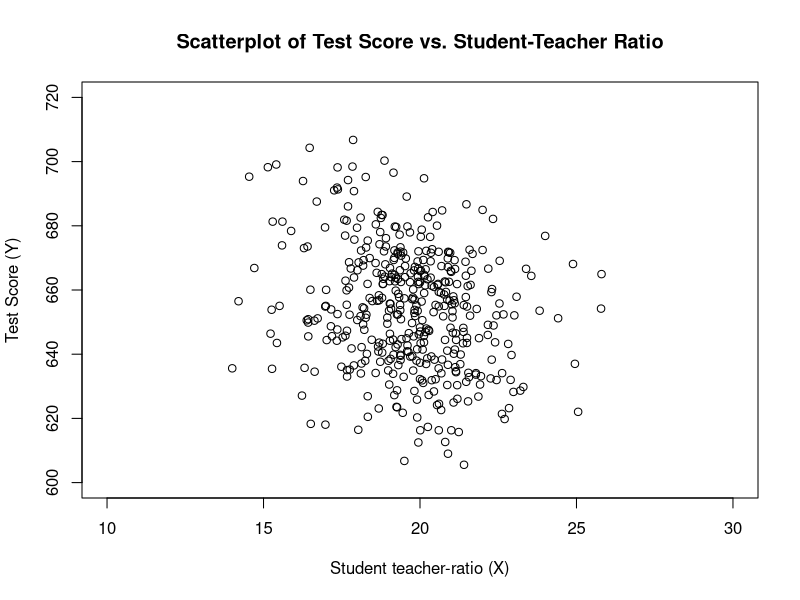
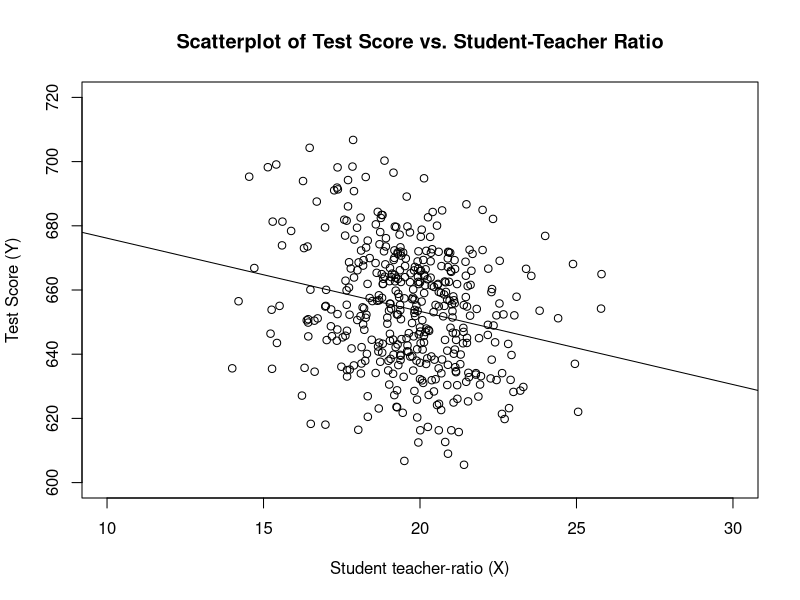
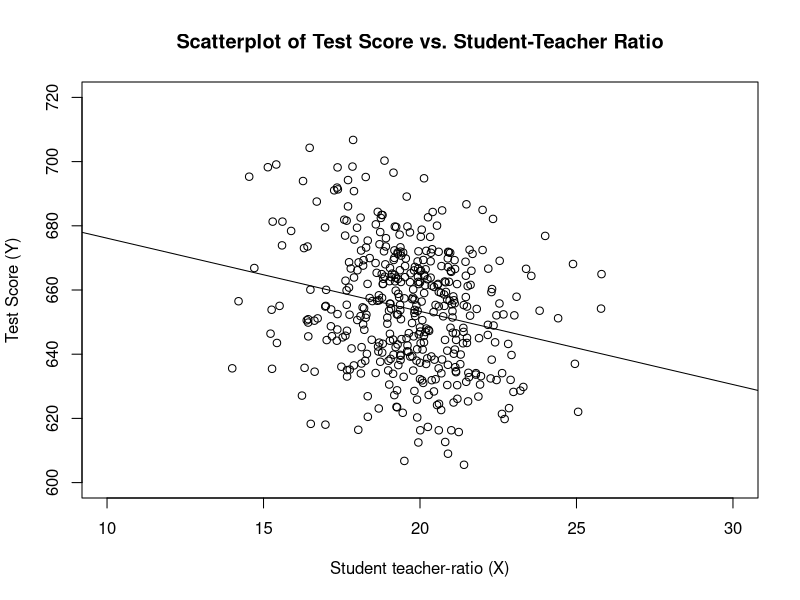

Write the R code that produced these figures, in order.
## ---- chunk 1
knitr::opts_chunk$set(echo = TRUE, warning = FALSE, message = FALSE)
## ---- chunk 2
library(AER)                                                    # contains the dataset 
data(CASchools) 

CASchools$tsratio  <- CASchools$students/CASchools$teachers     # teacher-student-ratio
CASchools$score    <- (CASchools$read + CASchools$math)/2       # average test-score

mean(CASchools$tsratio) 
mean(CASchools$score)
sd(CASchools$tsratio) 
sd(CASchools$score)
quantiles          <- c(0.10, 0.25, 0.4, 0.5, 0.6, 0.75, 0.9)
quantile(CASchools$tsratio, quantiles)
quantile(CASchools$score, quantiles)

## ---- chunk 3
plot(score ~ tsratio, 
     data = CASchools,
     main = "Scatterplot of Test Score vs. Student-Teacher Ratio", 
     xlab = "Student teacher-ratio (X)",
     ylab = "Test Score (Y)",
     xlim = c(10,30),
     ylim = c(600, 720))
## ---- chunk 4
attach(CASchools)
beta_1 <- sum((tsratio - mean(tsratio))*(score - mean(score))) / sum((tsratio - mean(tsratio))^2)
beta_0 <- mean(score) - beta_1 * mean(tsratio)
## ---- chunk 5
library(xtable)
plot(score ~ tsratio, 
     data = CASchools,
     main = "Scatterplot of Test Score vs. Student-Teacher Ratio", 
     xlab = "Student teacher-ratio (X)",
     ylab = "Test Score (Y)",
     xlim = c(10,30),
     ylim = c(600, 720))

linear_model <- lm(score ~ tsratio, data = CASchools)
linear_model

abline(a = beta_0, b = beta_1)
## ---- chunk 6
linear_model <- lm(score ~ tsratio, data = CASchools)
linear_model
## ---- chunk 7
library(xtable)
plot(score ~ tsratio, 
     data = CASchools,
     main = "Scatterplot of Test Score vs. Student-Teacher Ratio", 
     xlab = "Student teacher-ratio (X)",
     ylab = "Test Score (Y)",
     xlim = c(10,30),
     ylim = c(600, 720))

abline(linear_model)
